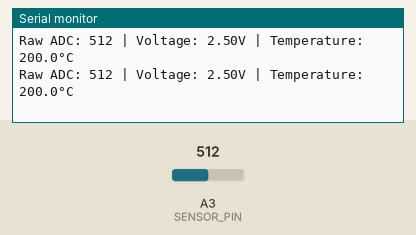
Simulated run of this sketch. Board: Arduino Uno, built with avr-gcc and run on an emulated ATmega328P. On the bench: the last lines printed to the serial monitor. Inputs (shaded band) come from the test bench; at power-on: A3 (SENSOR_PIN) = 512.

Above: at 3.3 s.
3.4 s: A3 (SENSOR_PIN) set to 716
At 6.1 s:
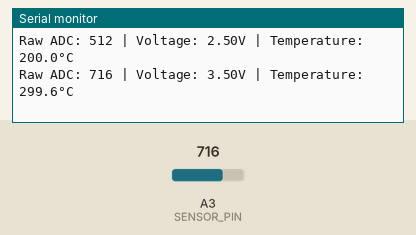
6.7 s: A3 (SENSOR_PIN) set to 900
At 8.0 s:
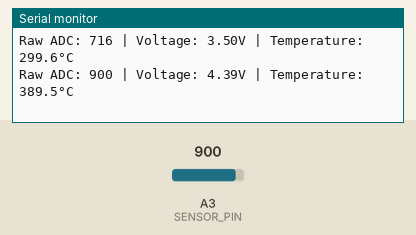
Timing chart, 0 to 9.7 s (numbered marks = the images above; inputs shaded):
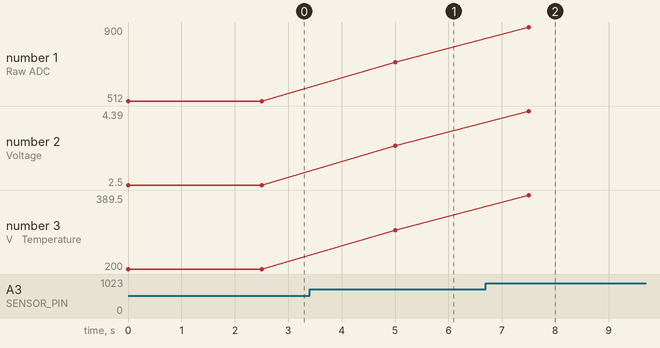

The sketch:

tmp36.ino
```cpp
#define BAUD 9600
#define SENSOR_PIN A3
#define VCC 5.0
#define ADC_MAX 1024.0
#define SAMPLE_DELAY 2500

void setup() {
    Serial.begin(BAUD);
}

void loop() {
    /*
    Temp (*C) = (V_out - 0.5) * 100
    V_out = (reading from ADC) * (5 / 1024)
    */
    int input = analogRead(SENSOR_PIN);
    float voltage = input * (VCC / ADC_MAX);
    float temp = (voltage - 0.5) * 100;

    Serial.print("Raw ADC: ");
    Serial.print(input);
    Serial.print(" | Voltage: ");
    Serial.print(voltage, 2);
    Serial.print("V | Temperature: ");
    Serial.print(temp, 1);
    Serial.println("°C");

    delay(SAMPLE_DELAY);
}
```

main.c
```cpp
#include <avr/io.h>
#include <util/delay.h>
#include <stdio.h>
#include <stdlib.h>
#include <string.h>

#define BAUD 9600 // Serial communication speed
#define MYUBRR F_CPU/16/BAUD-1 // UBBR = UART BAUD RATE REGISTER, F_CPU = clock frequency
#define SENSOR_PIN 3 // ADC channel (A3 = 3, A0 = 0, etc.)
#define VCC 5.0 // Supply voltage (change to 3.3V if needed)
#define ADC_MAX 1024.0 // ADC bitrange
#define SAMPLE_DELAY 2500 // Delay between readings (milliseconds)

// ubrr = unsigned baud rate register
void uart_init(unsigned int ubrr) {
    UBRR0H = (unsigned char)(ubrr >> 8);
    UBRR0L = (unsigned char)ubrr;
    UCSR0B = (1 << RXEN0) | (1 << TXEN0); // Enable RX and TX
    UCSR0C = (1 << USBS0) | (3 << UCSZ00); // 8 databits, 2 stop bits
}

void uart_transmit(unsigned char data) {
    while (!(UCSR0A & (1 << UDRE0)));
    UDR0 = data;
}

void uart_print(const char* str) {
    while (*str) {
        uart_transmit(*str++);
    }
}

void uart_print_int(uint16_t value) {
    char buffer[8];
    sprintf(buffer, "%u", value);
    uart_print(buffer);
}

void uart_print_float(float value) {
    char buffer[16];
    dtostrf(value, 0, 1, buffer);
    uart_print(buffer);
}

void adc_init() {
    ADMUX = (1 << REFS0); // Use AVCC (5V) as reference
    ADCSRA = (1 << ADEN) | (1 << ADPS2) | (1 << ADPS1) | (1 << ADPS0); // Enable ADC, prescaler 128
}

uint16_t adc_read(uint8_t channel) {
    ADMUX = (ADMUX & 0xF0) | (channel & 0x0F);
    ADCSRA |= (1 << ADSC);
    while (ADCSRA & (1 << ADSC));
    return ADC;
}

int main() {
    uart_init(MYUBRR);
    adc_init();

    while(1) {
        uint16_t adc_value = adc_read(SENSOR_PIN);
        float voltage = adc_value * (VCC / ADC_MAX);
        float temperature = (voltage - 0.5) * 100.0;

        uart_print("Raw ADC: ");
        uart_print_int(adc_value);
        uart_print(" | Voltage: ");
        uart_print_float(voltage);
        uart_print("V | Temperature: ");
        uart_print_float(temperature);
        uart_print("C\r\n");

        _delay_ms(SAMPLE_DELAY);
    }

    return 0;
}
```

Measured:
- after the input at 3.4 s, the serial monitor: prints a new line after 1.6 s (image 1)
- after the input at 6.7 s, the serial monitor: prints a new line after 0.80 s (image 2)
- plotted number 1: 512 → 716 after the input at 3.4 s, 716 → 900 after the input at 6.7 s
- plotted number 2: 2.5 → 3.5 after the input at 3.4 s, 3.5 → 4.39 after the input at 6.7 s
- plotted number 3: 200 → 299.6 after the input at 3.4 s, 299.6 → 389.5 after the input at 6.7 s
